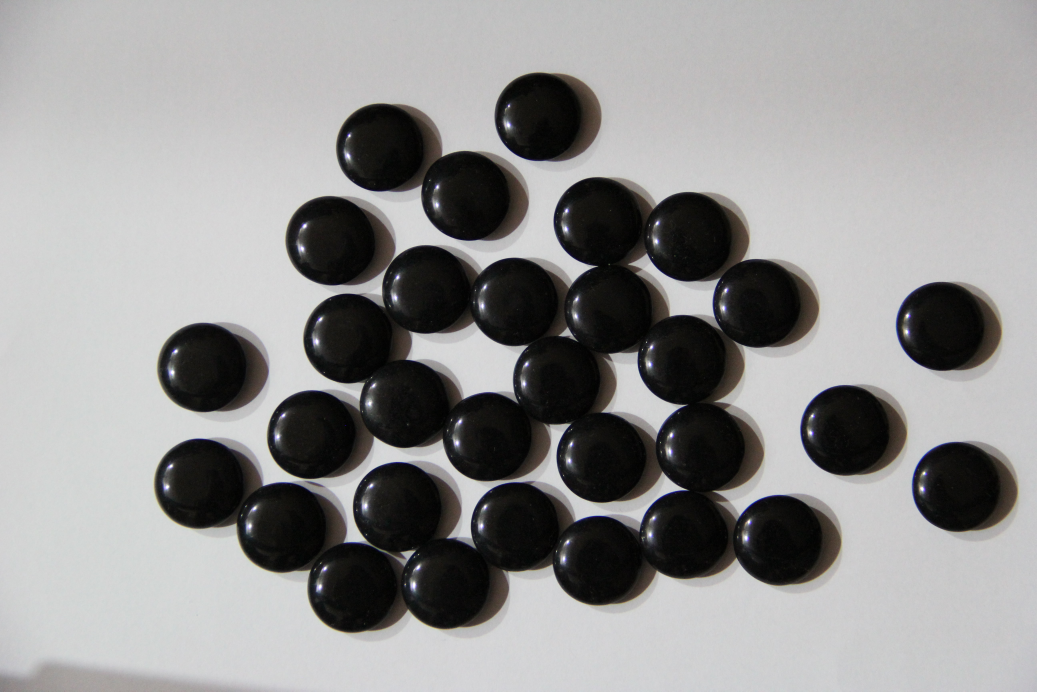
//> input picture Quiz4/image.jpg, 5184 x 3456 px (shown at 1/5 size)
$ ./Source   (built with g++ and OpenCV 4)
//> lines starting //> are read from the running program, lines starting //| are printed output that depends on the picture; after the words box and inside, x2 and y2 are one past the last pixel; in counts of white or black regions, pixels touching at a corner belong together
#include<opencv2/opencv.hpp>
#include <fstream>
#include<iostream>

using namespace cv;
using namespace std;

void myErode(Mat& input, int mask_size);

int main()
{
	Mat src = imread("image.jpg", cv::IMREAD_GRAYSCALE);
//> src: 3456 rows x 5184 cols, CV_8UC1; min 0, max 255, mean 145.1
	Mat result = Mat::zeros(src.rows, src.cols, CV_8UC1);
	Mat labels;
	resize(src, src, Size(700, (int)(700.0*src.rows/src.cols)));
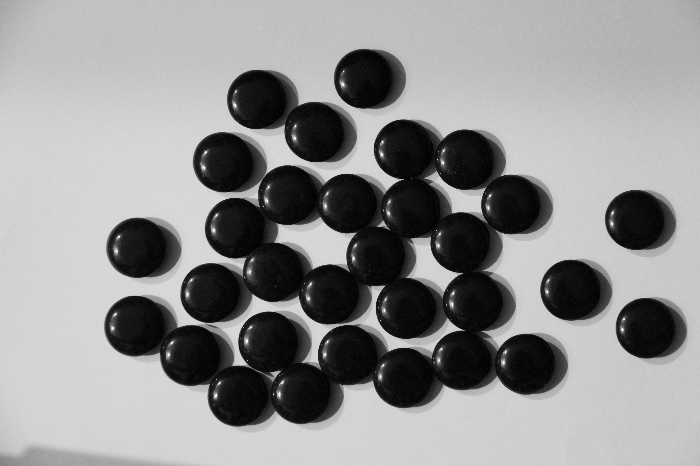
//> src: 466 rows x 700 cols, CV_8UC1; min 0, max 255, mean 145

	// fill your code here

	// Binarization (二值化)
	threshold(src, result, 0, 255, THRESH_BINARY_INV | THRESH_OTSU);
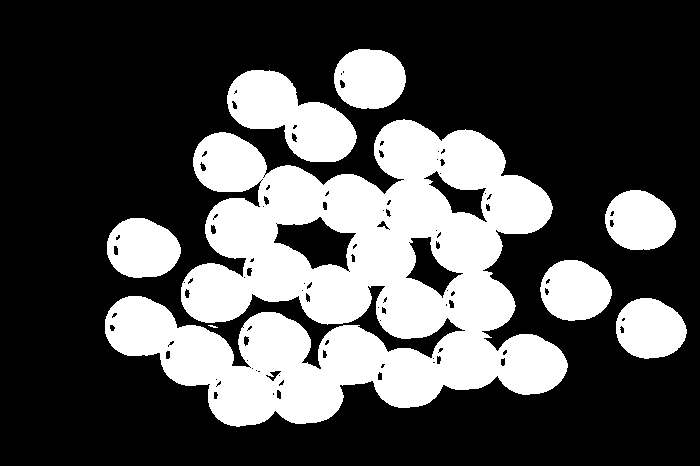
//> result: 466 rows x 700 cols, CV_8UC1; 30.9% white; 8 white regions (1 under 20 px), largest, box (x1, y1, x2, y2) and area: (105, 119, 568, 427) 77146, (227, 70, 357, 162) 6670, (334, 49, 406, 109) 3462

	// Do closing(dilate then erode) to fill blank
	morphologyEx(result, result, MORPH_CLOSE, Mat(), Point(-1, -1), 1);
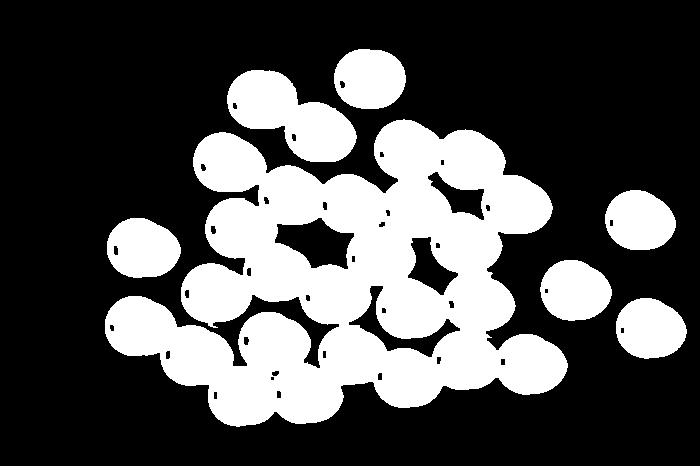
//> result: 466 rows x 700 cols, CV_8UC1; 31.1% white; 7 white regions, largest, box (x1, y1, x2, y2) and area: (105, 119, 568, 427) 77805, (227, 70, 357, 162) 6703, (334, 49, 406, 109) 3470

	// Do erode 20 times
	for (int i = 0; i < 20; i++) myErode(result, 3);
//> this loop made 20 passes
//> pass 1, `for (int i = 0; i < 20; i++) myErode(result, 3);`:
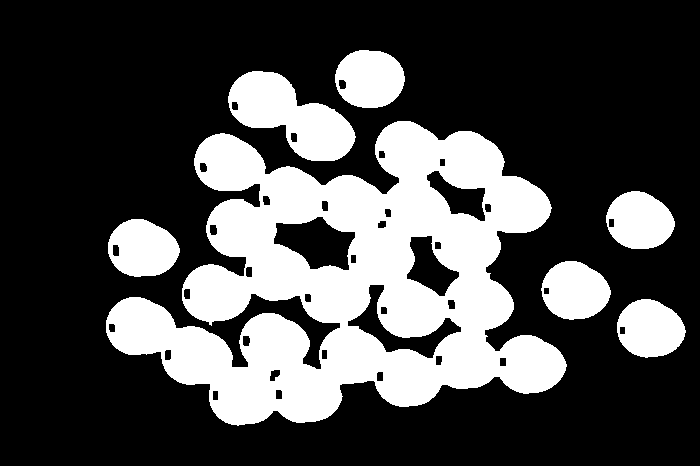
//> result: 466 rows x 700 cols, CV_8UC1; 29% white; 7 white regions, largest, box (x1, y1, x2, y2) and area: (106, 121, 567, 426) 72837, (228, 71, 356, 161) 6198, (335, 50, 405, 108) 3182
//> pass 2, `for (int i = 0; i < 20; i++) myErode(result, 3);`:
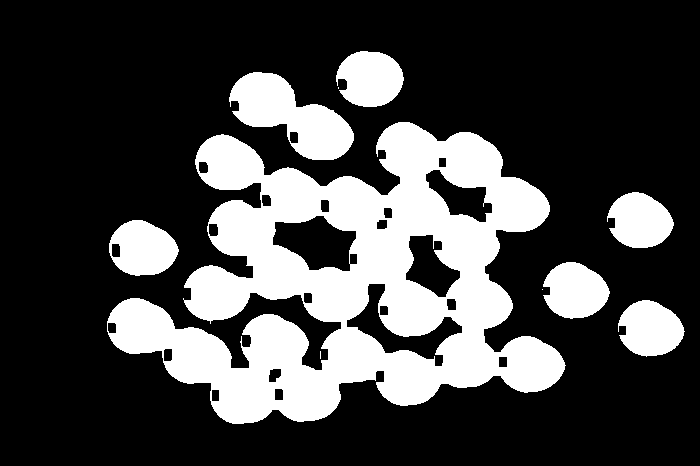
//> result: 466 rows x 700 cols, CV_8UC1; 26.8% white; 10 white regions (3 under 20 px), largest, box (x1, y1, x2, y2) and area: (107, 122, 566, 424) 67669, (229, 72, 354, 160) 5688, (336, 51, 404, 107) 2892
//> pass 3, `for (int i = 0; i < 20; i++) myErode(result, 3);`:
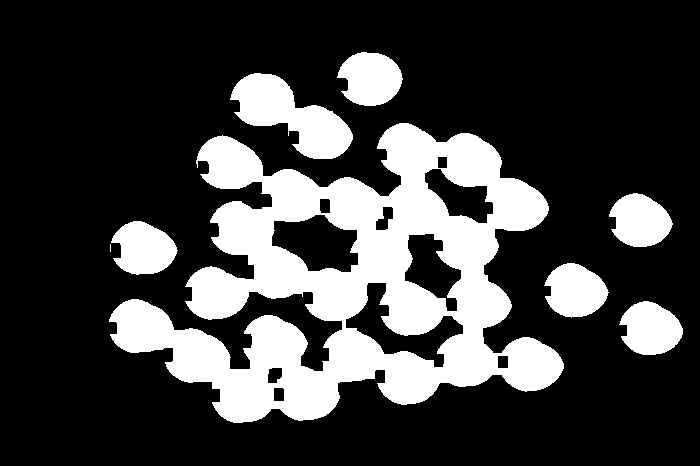
//> result: 466 rows x 700 cols, CV_8UC1; 24.7% white; 8 white regions (1 under 20 px), largest, box (x1, y1, x2, y2) and area: (109, 123, 564, 423) 62534, (230, 73, 353, 159) 5199, (337, 52, 403, 106) 2623
//> after the loop:
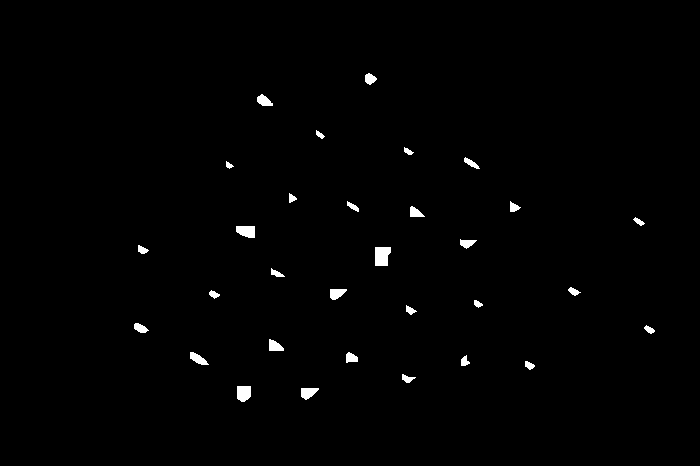
//> result: 466 rows x 700 cols, CV_8UC1; 0.87% white; 31 white regions, largest, box (x1, y1, x2, y2) and area: (375, 247, 391, 266) 268, (237, 386, 251, 402) 199, (236, 226, 255, 238) 193

	// Find the number of chess using connected components
	int numComponents = connectedComponents(result, labels);
//> labels: 466 rows x 700 cols, CV_32SC1; 32 distinct labels, from 0 to 31
//> numComponents = 32

	// show the result, -1 for the background
	cout << "Number of connected components: " << numComponents - 1 << endl;
//| Number of connected components: 31

	imshow("src", src);
	imshow("result", result);
	imwrite("result.png",result);
	waitKey();
}

void myErode(Mat &input, int mask_size) {
	Mat newInput = Mat::zeros(input.rows, input.cols, CV_8UC1);
	int abs_offset = floor(mask_size / 2);

	for (int row = abs_offset; row < input.rows - abs_offset; row++) {
		for (int col = abs_offset; col < input.cols - abs_offset; col++) {
			if (input.at<uchar>(row, col) != 0) {
				bool valid = true;

				for (int i = -abs_offset; i <= abs_offset; i++) {
					for (int j = -abs_offset; j <= abs_offset; j++) {
						if (input.at<uchar>(row + i, col + j) == 0) {
							valid = false;
							break;
						}
					}
					if (!valid) break;
				}

				if (valid) newInput.at<uchar>(row, col) = input.at<uchar>(row, col);
			}
		}
	}

	input = newInput;
}
